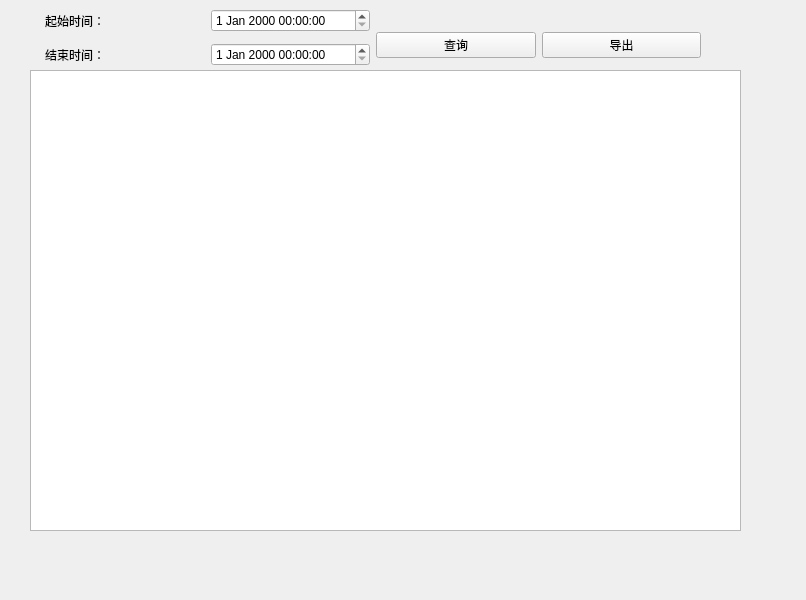
<?xml version="1.0" encoding="UTF-8"?>
<ui version="4.0">
 <class>Youka_User_Window</class>
 <widget class="QMainWindow" name="Youka_User_Window">
  <property name="geometry">
   <rect>
    <x>0</x>
    <y>0</y>
    <width>806</width>
    <height>600</height>
   </rect>
  </property>
  <property name="windowTitle">
   <string>优卡用户查询</string>
  </property>
  <widget class="QWidget" name="centralWidget">
   <widget class="QTableWidget" name="table_results">
    <property name="geometry">
     <rect>
      <x>30</x>
      <y>70</y>
      <width>711</width>
      <height>461</height>
     </rect>
    </property>
   </widget>
   <widget class="QWidget" name="layoutWidget">
    <property name="geometry">
     <rect>
      <x>40</x>
      <y>0</y>
      <width>671</width>
      <height>71</height>
     </rect>
    </property>
    <layout class="QGridLayout" name="gridLayout">
     <property name="leftMargin">
      <number>5</number>
     </property>
     <property name="topMargin">
      <number>5</number>
     </property>
     <property name="rightMargin">
      <number>10</number>
     </property>
     <property name="bottomMargin">
      <number>5</number>
     </property>
     <item row="0" column="1" rowspan="2">
      <widget class="QDateTimeEdit" name="date_from"/>
     </item>
     <item row="1" column="2" rowspan="2">
      <widget class="QPushButton" name="btn_Query">
       <property name="text">
        <string>查询</string>
       </property>
      </widget>
     </item>
     <item row="1" column="3" rowspan="2">
      <widget class="QPushButton" name="btn_ExportCsv">
       <property name="text">
        <string>导出</string>
       </property>
      </widget>
     </item>
     <item row="2" column="0">
      <widget class="QLabel" name="lbl_EndTime">
       <property name="text">
        <string>结束时间：</string>
       </property>
      </widget>
     </item>
     <item row="2" column="1">
      <widget class="QDateTimeEdit" name="date_end"/>
     </item>
     <item row="0" column="0" rowspan="2">
      <widget class="QLabel" name="lbl_StartTime">
       <property name="text">
        <string>起始时间：</string>
       </property>
      </widget>
     </item>
    </layout>
   </widget>
  </widget>
 </widget>
 <resources/>
 <connections/>
</ui>
